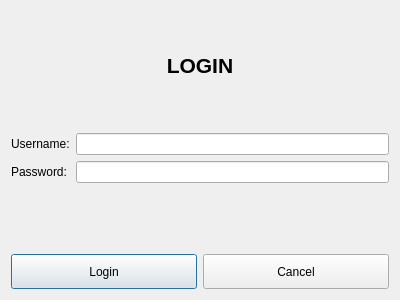
<?xml version="1.0" encoding="UTF-8"?>
<ui version="4.0">
 <class>LoginDialog</class>
 <widget class="QDialog" name="LoginDialog">
  <property name="geometry">
   <rect>
    <x>0</x>
    <y>0</y>
    <width>400</width>
    <height>300</height>
   </rect>
  </property>
  <property name="windowTitle">
   <string>Login</string>
  </property>
  <layout class="QVBoxLayout" name="verticalLayout">
   <item>
    <widget class="QLabel" name="lblTitle">
     <property name="font">
      <font>
       <pointsize>16</pointsize>
       <bold>true</bold>
      </font>
     </property>
     <property name="text">
      <string>LOGIN</string>
     </property>
     <property name="alignment">
      <set>Qt::AlignCenter</set>
     </property>
    </widget>
   </item>
   <item>
    <spacer name="verticalSpacer">
     <property name="orientation">
      <enum>Qt::Vertical</enum>
     </property>
    </spacer>
   </item>
   <item>
    <layout class="QFormLayout" name="formLayout">
     <item row="0" column="0">
      <widget class="QLabel" name="lblUsername">
       <property name="text">
        <string>Username:</string>
       </property>
      </widget>
     </item>
     <item row="0" column="1">
      <widget class="QLineEdit" name="txtUsername"/>
     </item>
     <item row="1" column="0">
      <widget class="QLabel" name="lblPassword">
       <property name="text">
        <string>Password:</string>
       </property>
      </widget>
     </item>
     <item row="1" column="1">
      <widget class="QLineEdit" name="txtPassword">
       <property name="echoMode">
        <enum>QLineEdit::Password</enum>
       </property>
      </widget>
     </item>
    </layout>
   </item>
   <item>
    <spacer name="verticalSpacer_2">
     <property name="orientation">
      <enum>Qt::Vertical</enum>
     </property>
    </spacer>
   </item>
   <item>
    <layout class="QHBoxLayout" name="horizontalLayout">
     <item>
      <widget class="QPushButton" name="btnLogin">
       <property name="text">
        <string>Login</string>
       </property>
       <property name="minimumSize">
        <size>
         <width>100</width>
         <height>35</height>
        </size>
       </property>
      </widget>
     </item>
     <item>
      <widget class="QPushButton" name="btnCancel">
       <property name="text">
        <string>Cancel</string>
       </property>
       <property name="minimumSize">
        <size>
         <width>100</width>
         <height>35</height>
        </size>
       </property>
      </widget>
     </item>
    </layout>
   </item>
  </layout>
 </widget>
 <resources/>
 <connections/>
</ui>
